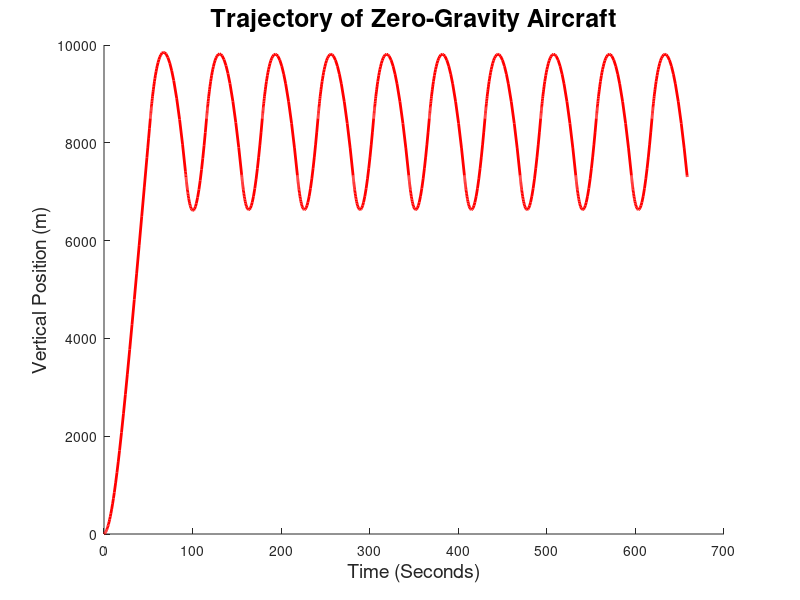

MATLAB code for this plot:
function punchline()
% Modeling a Boeing 727

    g = 9.81;       % acceleration due to gravity (m/s^2)
    m = 65000;      % mass of airplane (kg)
    rho = 1.3;      % density of air (kg/m^3)
    A = 330;        % cross-sectional area of plane (m^2)
    C_l = 0.56;     % coefficient of lift (dimensionless)
    C_D = 0.6;      % coefficient of drag (dimensionless)
    
    F_thrust = 2000000;
    F_thrust_2 = 2800000;
    initial_pos = [0, 0];
    initial_vel = [40, 10];
    
    options = odeset('events', @events);
    options2 = odeset('events', @events2);
    
    [TIME, Y] = ode45(@thrust_on_1, [0, 2000], [initial_pos, initial_vel], options);
%     t_1 = TIME(1);
%     t = TIME(end) - TIME(1);
    [TIME_2, Y_2] = ode45(@thrust_off, [TIME(end), 4000], [Y(end, 1), Y(end, 2), Y(end, 3), Y(end, 4)], options2);
    Y = [Y; Y_2];
    T = [TIME; TIME_2];
    
    [TIME_2, Y_2] = ode45(@thrust_on_2, [TIME(end), 4000], [Y(end, 1), Y(end, 2), Y(end, 3), Y(end, 4)], options2);
    disp(TIME_2(1));
    vector = [Y_2(1, 3); Y_2(1, 4)];
    acceleration = norm(vector)/9.8;
    disp(acceleration);
    
    %disp(Y);
    
    for i = 2:10
        [TIME, Y_2] = ode45(@thrust_on_2, [T(end), 2000*(i+1)], [Y(end, 1), Y(end, 2), Y(end, 3), Y(end, 4)], options);
        Y = [Y; Y_2];
        T = [T; TIME];
%         t = t + (TIME(end) - TIME(1));
        [TIME, Y_2] = ode45(@thrust_off, [T(end), 2000*(i+2)], [Y(end, 1), Y(end, 2), Y(end, 3), Y(end, 4)], options2);
        Y = [Y; Y_2];
        T = [T; TIME];
    end

    clf;
    hold on;
    plot(T, Y(:,2), 'r', 'LineWidth', 2)
    xlabel('Time (Seconds)', 'FontSize', 14);
    %disp(t); %time spent thrusting
    %disp(TIME(end) - t_1); %total time of flight
    %plot(Y(:,1), Y(:,2), 'LineWidth', 2);
    %plot(Y_2(:,1), Y_2(:,2));
    %axis([0, 2e4, 0, 10000]);
    %xlabel('Horizontal Position (m)', 'FontSize', 14);
    ylabel('Vertical Position (m)', 'FontSize', 14);
    title('Trajectory of Zero-Gravity Aircraft', 'FontSize', 18);

    function res = thrust_on_1(t, W)
        P = W(1:2);
        V = W(3:4);
        
        v = norm(V);
        v_hat = V / v;
        s_hat = fliplr(v_hat);
        
        %disp(t);
        %disp(F_thrust);
        %hold on;
        %plot(t, F_thrust, 'o');
        
        dPdt = V;
        dVdt = [0; -g] + ([F_thrust*cos(pi/4);F_thrust*cos(pi/4)]/m) + ((rho*A*v^2) / (2*m)) * (C_l*s_hat - C_D*v_hat);
        
        res = [dPdt; dVdt];
    end

    function res = thrust_on_2(t, W)
        P = W(1:2);
        V = W(3:4);
        
        v = norm(V);
        v_hat = V / v;
        s_hat = fliplr(v_hat);
        
        %disp(t);
        %disp(F_thrust);
        %hold on;
        %plot(t, F_thrust, 'o');
        
        dPdt = V;
        dVdt = [0; -g] + ([F_thrust_2*cos(pi/4);F_thrust_2*cos(pi/4)]/m) + ((rho*A*v^2) / (2*m)) * (C_l*s_hat - C_D*v_hat);
        
        res = [dPdt; dVdt];
    end
    
    function res = thrust_off(t, W)
        P = W(1:2);
        V = W(3:4);
        
        v = norm(V);
        v_hat = V / v;
        s_hat = fliplr(v_hat);
        
        %disp(t);
        %disp(F_thrust);
        %hold on;
        %plot(t, F_thrust, 'o');
        
        dPdt = V;
        dVdt = [0; -g] + ([0; 0]/m) + ((rho*A*v^2) / (2*m)) * (C_l*s_hat - C_D*v_hat);
        
        res = [dPdt; dVdt];
    end

    function [value, isterminal,direction] = events(t, W) % kill thrust when height is increasing
        value = W(2) - 8500;
        %value = W(2) - 9000;
        direction = 1;
        isterminal = 1;
    end

    function [value, isterminal, direction] = events2(t, W) % when plane is too close to ground terminate
        value = W(2) - 7300;
        
        direction = -1;
        isterminal = 1;
    end

end
